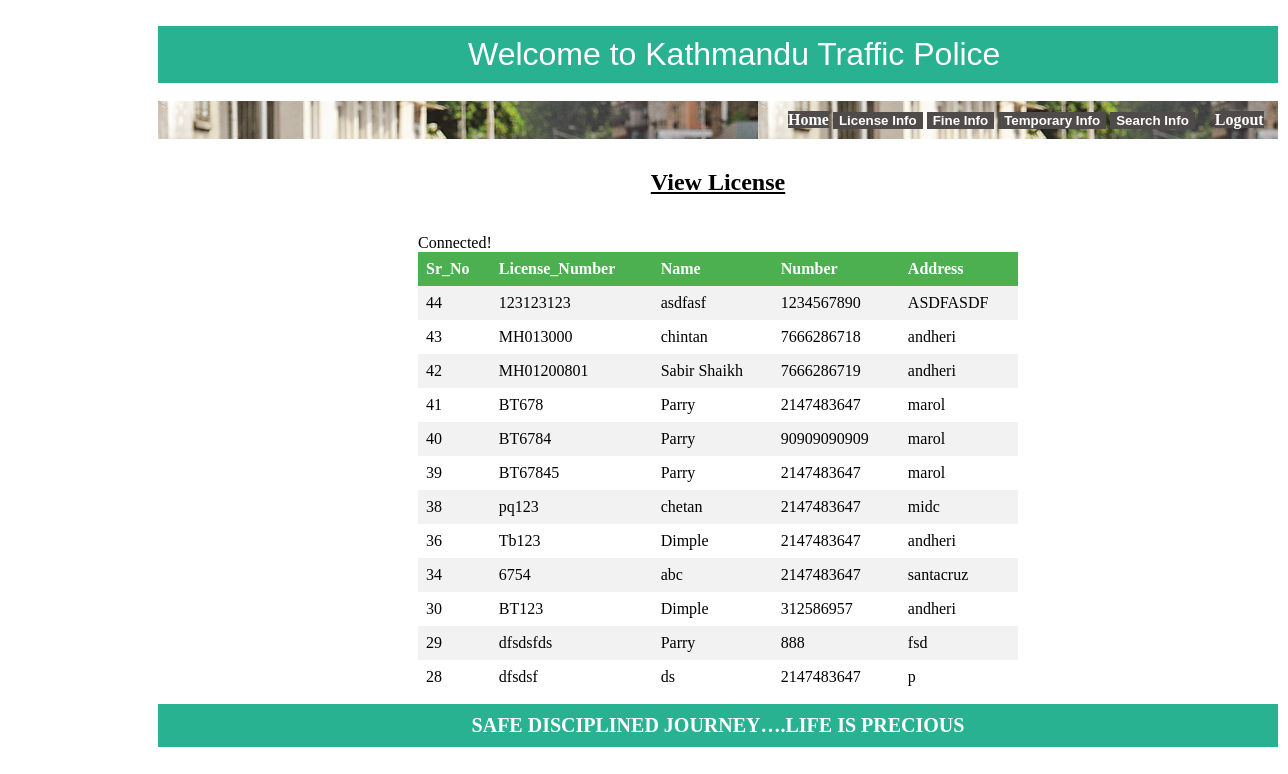
Page /ViewLicense.php (signed in) on the committed database.
### tables this page shows
CREATE TABLE `tbllicense` (
  `Sr_No` int(11) NOT NULL,
  `License_Number` varchar(10) NOT NULL,
  `Name` varchar(20) NOT NULL,
  `Mobile` varchar(11) NOT NULL,
  `Address` varchar(120) NOT NULL
);

### class.php (the view, shortened to what this page needs)
<html>
<head>
</head>
</html>
<?php
	function viewLicense()
	{
		include 'conn.php';
		$queryRetrive="select * from tblLicense order by Sr_No desc";
				if($QueryResult=mysqli_query($conn,$queryRetrive))
				{
					?>
					<table class="table">
										<tr>
										<th> Sr_No </th>
										<th> License_Number</th>
										<th> Name </th>
										<th> Number </th>
										<th> Address </th>
										</tr>
										<?php
						while($result=mysqli_fetch_assoc($QueryResult))
						{
							?>
										<tr>
											<td><?php echo $result['Sr_No'];?></td>
											<td><?php echo $result['License_Number'];?></td>
											<td><?php echo $result['Name'];?></td>
											<td><?php echo $result['Mobile'];?></td>
											<td><?php echo $result['Address'];?></td>
										</tr>
									<?php
						}
						?>
					</table>
						<?php
				}
				else
				{
					echo "Connot retrive table."."<br>";
				}
	}
					?>

### AptiStyle.css (style rules this page uses)
table { border-collapse: collapse; width: 100%; }
th, td { text-align: left; padding: 8px; }
tr:nth-child(even) { background-color: #f2f2f2 }
th { background-color: #4CAF50; color: white; }

### rows in the picture
tbllicense: Sr_No "44", License_Number "123123123", Name "asdfasf", Mobile "1234567890", Address "ASDFASDF"
tbllicense: Sr_No "43", License_Number "MH013000", Name "chintan", Mobile "7666286718", Address "andheri"
tbllicense: Sr_No "42", License_Number "MH01200801", Name "Sabir Shaikh", Mobile "7666286719", Address "andheri"
tbllicense: Sr_No "41", License_Number "BT678", Name "Parry", Mobile "2147483647", Address "marol"
tbllicense: Sr_No "40", License_Number "BT6784", Name "Parry", Mobile "90909090909", Address "marol"
tbllicense: Sr_No "39", License_Number "BT67845", Name "Parry", Mobile "2147483647", Address "marol"
tbllicense: Sr_No "38", License_Number "pq123", Name "chetan", Mobile "2147483647", Address "midc"
tbllicense: Sr_No "36", License_Number "Tb123", Name "Dimple", Mobile "2147483647", Address "andheri"
tbllicense: Sr_No "34", License_Number "6754", Name "abc", Mobile "2147483647", Address "santacruz"
tbllicense: Sr_No "30", License_Number "BT123", Name "Dimple", Mobile "312586957", Address "andheri"
tbllicense: Sr_No "29", License_Number "dfsdsfds", Name "Parry", Mobile "888", Address "fsd"
tbllicense: Sr_No "28", License_Number "dfsdsf", Name "ds", Mobile "2147483647", Address "p"
